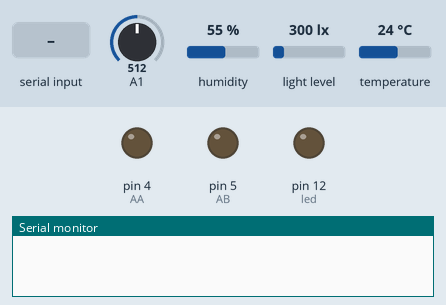
This sketch was run on a simulated Arduino Mega 2560, built with avr-gcc and run on an emulated ATmega2560. On the bench: output pins drawn as LEDs (lit = HIGH), the last lines printed to the serial monitor. The test bench sets the inputs (shaded band); at power-on: A1 = 512, humidity 55 %, light level 300 lx, temperature 24 °C. The local clock reads 2024-03-15 10:24:30 at power-on unless the sketch sets it.

Above: at 1.2 s.
1.3 s: "on" received over the second serial link
At 2.8 s:
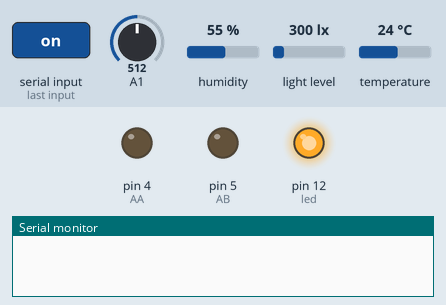
3.1 s: "off" received over the second serial link
At 3.9 s:
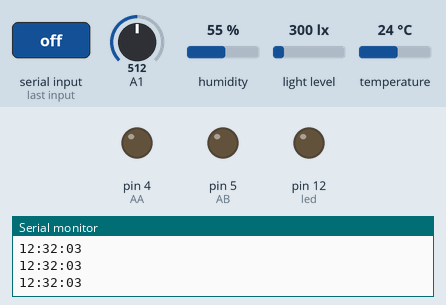
Timing chart, 0 to 6.1 s (numbered marks = the images above; inputs shaded):
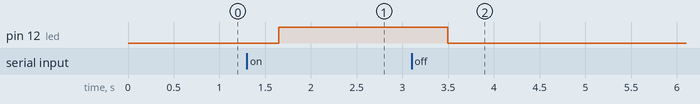

The sketch:

smartFarm.ino
```cpp
//#include <Thread.h>
//#include <ThreadController.h>
#include <SoftwareSerial.h>
#include <BH1750.h>
#include <Wire.h>
#include<DHT.h>
#include <time.h>
#include<DS1302.h>

#define DHTTYPE DHT11
int led = 12;
int dhtPin = A0;//온습도
int RST_PIN = 6;//시간
int DATA_PIN = 7;//시간
int CLK_PIN = 8;//시간
int AA = 4;//물모터
int AB = 5;//물모터
BH1750 lightMeter;//조도 센서
DHT dht(dhtPin, DHTTYPE);//온습도 센서
DS1302 rtc(RST_PIN,DATA_PIN,CLK_PIN);
String data = "";
int message[7];
boolean ledStatue = false, waterStatue = false;
String settime;

void setup() {
  pinMode(led, OUTPUT);
  pinMode(AA, OUTPUT);
  pinMode(AB, OUTPUT);
  rtc.halt(false);//동작 모드로 설정
  rtc.writeProtect(false); //시간 변경을 가능하게 설정
  rtc.setTime(12,32,00);
  rtc.setDate(25, 3, 2022);

  Serial.begin(9600);
  Serial1.begin(9600);
  Wire.begin();
  lightMeter.begin();
}

String getBTData(){
  String str="";
 while(Serial1.available()){
    str +=(char)Serial1.read();
    delay(5);
  }
  return str;
}
void loop() {
  data = getBTData();//블루투스 값
  uint16_t lux = lightMeter.readLightLevel();//조도 센서
  int h = dht.readHumidity(); //습도
  int t = dht.readTemperature();//온도
  int soil = map(analogRead(A1),1023,260,0,100);//토양 수분
  delay(200);

//  String current = rtc.getTimeStr();
//    Serial.println(current);

  if(ledStatue){//led 상태 확인
    String current = rtc.getTimeStr();
    Serial.println(current);
    if(current.equals(settime)){//현재 시간 = 설정 시간 -> LED off
      analogWrite(led,0);
      ledStatue = false;
    }
  }
  if(waterStatue){ //토양 수분 확인
    if(soil>=90){ //98%(78)이상이라면 끄기
      digitalWrite(AA,LOW);
      digitalWrite(AB,LOW);
//      waterStatue = false;
    }
    else if(soil<=30){
      digitalWrite(AA,HIGH);
      digitalWrite(AB,HIGH);
    }
  }
  if(!data.equals("")){//블루투스 수신

    if(data.indexOf("on")!=-1){  //led ON
      settime = data.substring(3,data.length());
      ledStatue = true;
      analogWrite(led,255);
      delay(1000);
    }
    else if(data.equals("off")){ //led Off
      analogWrite(led,0);
      ledStatue = false;
    }
    else if(data.equals("WaterOn")){ //water ON
      if(soil<=30){ //물이 30%보다 작을 때 물 틀기(soil>=84)
        digitalWrite(AA,HIGH);
        digitalWrite(AB,LOW);
        waterStatue = true;
      }
    }
    else if(data.equals("WaterOff")){ //water Off
      digitalWrite(AA,LOW);
      digitalWrite(AB,LOW);
      waterStatue = false;
    }
    else if(data.equals("reset")){ //reset버튼
      message[0] = t;
      message[1] = h;
      message[2] = soil;

      int temp = lux;
      temp = lux/127;
      if(temp>127){
        message[3] = -(temp/127);
        message[4] = temp%127;
        message[5] =  lux%(127*temp);
      }
      else{
        message[3] = temp;
        message[4] = lux%127;
        message[5] = 0;
      }
      message[6] = -128;
      for(int i=0;i<7;i++){
        Serial1.write(message[i]);
//        Serial.println(message[i]);
        delay(100);
      }

      Serial.print("temperature: ");
      Serial.println(t);
      Serial.print("humidity: ");
      Serial.println(h);
      Serial.print("soil: ");
      Serial.println(soil);
      Serial.print("lux: ");
      Serial.println(lux);
    }
    else{
      ;
    }
    data = "";
  }

}
```

Measured:
- after the input at 1.3 s, pin 12 (led): LOW → HIGH after 0.35 s
- after the input at 3.1 s, pin 12 (led): HIGH → LOW after 0.40 s
